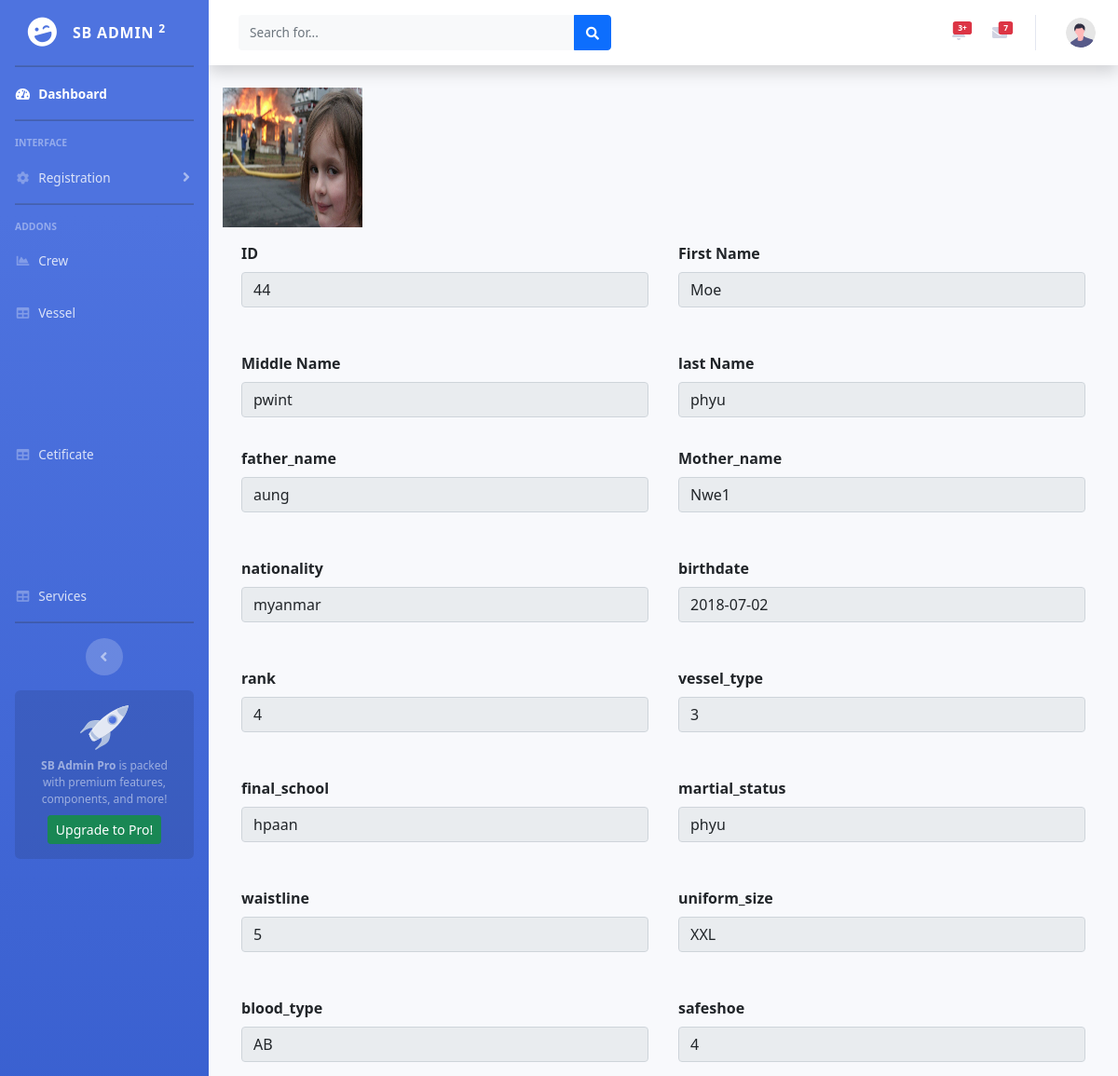
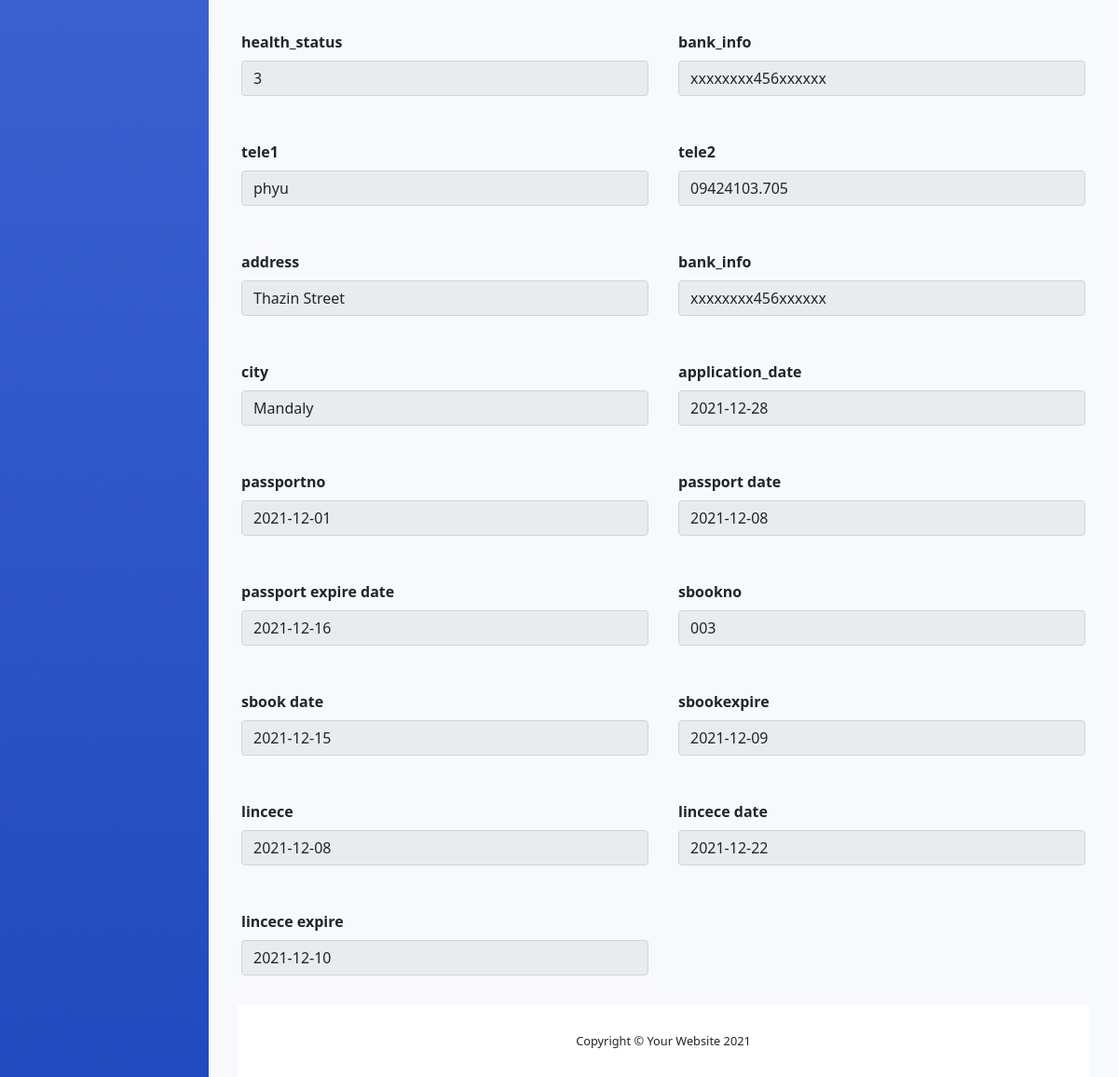
Screenshot of /crew_detail.php?cid=44 with the database file from the repository (2 pictures, top to bottom).
### tables this page shows
CREATE TABLE `crew` (
  `crewid` int(11) NOT NULL,
  `firstname` text NOT NULL,
  `middlename` text NOT NULL,
  `lastname` text NOT NULL,
  `father_name` text NOT NULL,
  `mother_name` text NOT NULL,
  `nationality` text NOT NULL,
  `birthdate` text NOT NULL,
  `rank` text NOT NULL,
  `vessel_type` text NOT NULL,
  `final_school` text NOT NULL,
  `martial_status` text NOT NULL,
  `waistline` text NOT NULL,
  `uniform_size` text NOT NULL,
  `blood_type` text NOT NULL,
  `safeshoe` text NOT NULL,
  `health_status` text NOT NULL,
  `bank_info` text NOT NULL,
  `tele1` text NOT NULL,
  `tele2` text NOT NULL,
  `address` text NOT NULL,
  `city` text NOT NULL,
  `english_level` text NOT NULL,
  `application_date` text NOT NULL,
  `passportno` text NOT NULL,
  `passportdate` text NOT NULL,
  `passportexpiredate` text NOT NULL,
  `sbookno` text NOT NULL,
  `sbookdate` text NOT NULL,
  `sbookexpire` text NOT NULL,
  `lincece` text NOT NULL,
  `lincecedate` text NOT NULL,
  `linceceexpire` text NOT NULL,
  `image` text NOT NULL
);

### model/db.php (called while the page is built, shortened)
<?php
class Database
{
    private static $dbName = 'crewbd';
    private static $dbHost = 'localhost';
    private static $dbUsername = 'root';
    private static $dbUserPassword = '';
    private static $cont  = null;
    public static function connect()
    {
       if ( null == self::$cont )
       {
        try
        {
          self::$cont =  new PDO( "mysql:host=".self::$dbHost.";dbname=".self::$dbName, self::$dbUsername, self::$dbUserPassword);
        }
        catch(PDOException $e)
        {
          die($e->getMessage());
        }
       }
       return self::$cont;
    }
}
?>

### model/crew.php (called while the page is built, shortened)
<?php
include_once "db.php";
class Crew{
public function getCrewInfo($cid){
    $this->pdo=Database::connect();
    $this->pdo->setAttribute(PDO::ATTR_ERRMODE, PDO::ERRMODE_EXCEPTION);
    $sql="select * from crew where crewid=:cid";
    $statement=$this->pdo->prepare($sql);
    $statement->bindParam("cid",$cid);
    $statement->execute();
    $result=$statement->fetch(PDO::FETCH_ASSOC);
    return $result;
}
}
?>

### controller/crewcontroller.php (called while the page is built, shortened)
<?php
include_once "model/crew.php";
class CrewController extends Crew{
    public function showCrewInfo($cid)
    {
        return $this->getCrewInfo($cid);
    }
}
?>

### crew_detail.php (the view, shortened to what this page needs)
<?php
include_once "controller/crewcontroller.php";
$cid=$_GET["cid"];
$crewcontroller=new CrewController();
$result=$crewcontroller->showCrewInfo($cid);
?>
<?php include "master_layouts/header.php" ?>
<body>
<form class="repeater">
    <div class=" col g-3 ">
     <?php echo "<img src='uploads_reg/".$result['image']."'style='width:150px;height:150px;'' >"; ?>
     <div class="container overflow-hidden">
  <div class="row  ">
       <div class="col-md-6 p-3">
                <div class="mb-3">
                    <label class="form-label">ID</label>
                    <input type="text" class="form-control" disabled="" value="<?php echo $result["crewid"];?>">
                </div>
       </div>
      <div class="col-md-6 p-3">
                  <div>
                      <label class="form-label">First Name</label>
                      <input type="text" class="form-control" disabled="" value="<?php echo $result["firstname"];?>">
                  </div>
      </div>
      <div class="col-md-6 p-3">
                <div >
                    <label class="form-label">Middle Name</label>
                    <input type="text" class="form-control" disabled="" value="<?php echo $result["middlename"];?>">
                </div>
       </div>
       <div class="col-md-6 p-3">
                  <div>
                      <label class="form-label">last Name</label>
                      <input type="text" class="form-control" disabled="" value="<?php echo $result["lastname"];?>">
                  </div>
      </div>
      <div class="col-md-6 p-3">
                <div class="mb-3">
                    <label class="form-label">father_name</label>
                    <input type="text" class="form-control" disabled="" value="<?php echo $result["father_name"];?>">
                </div>
       </div>
       <div class="col-md-6 p-3">
                <div class="mb-3">
                    <label class="form-label">Mother_name</label>
                    <input type="text" class="form-control" disabled="" value="<?php echo $result["mother_name"];?>">
                </div>
       </div>
       <div class="col-md-6 p-3">
                <div class="mb-3">
                    <label class="form-label">nationality</label>
                    <input type="text" class="form-control" disabled="" value="<?php echo $result["nationality"];?>">
                </div>
       </div>
       <div class="col-md-6 p-3">
                <div class="mb-3">
                    <label class="form-label">birthdate</label>
                    <input type="text" class="form-control" disabled="" value="<?php echo $result["birthdate"];?>">
                </div>
       </div>
       <div class="col-md-6 p-3">
                <div class="mb-3">
                    <label class="form-label">rank</label>
                    <input type="text" class="form-control" disabled="" value="<?php echo $result["rank"];?>">
                </div>
       </div>
       <div class="col-md-6 p-3">
                <div class="mb-3">
                    <label class="form-label">vessel_type</label>
                    <input type="text" class="form-control" disabled="" value="<?php echo $result["vessel_type"];?>">
                </div>
       </div>
       <div class="col-md-6 p-3">
                <div class="mb-3">
                    <label class="form-label">final_school</label>
                    <input type="text" class="form-control" disabled="" value="<?php echo $result["final_school"];?>">
                </div>
       </div>
       <div class="col-md-6 p-3">
                <div class="mb-3">
                    <label class="form-label">martial_status</label>
                    <input type="text" class="form-control" disabled="" value="<?php echo $result["martial_status"];?>">
                </div>
       </div>
       <div class="col-md-6 p-3">
                <div class="mb-3">
                    <label class="form-label">waistline</label>
                    <input type="text" class="form-control" disabled="" value="<?php echo $result["waistline"];?>">
                </div>
       </div>
       <div class="col-md-6 p-3">
                <div class="mb-3">
                    <label class="form-label">uniform_size</label>
                    <input type="text" class="form-control" disabled="" value="<?php echo $result["uniform_size"];?>">
                </div>
       </div>
       <div class="col-md-6 p-3">
                <div class="mb-3">
                    <label class="form-label">blood_type</label>
                    <input type="text" class="form-control" disabled="" value="<?php echo $result["blood_type"];?>">
                </div>
       </div>
       <div class="col-md-6 p-3">
                <div class="mb-3">
                    <label class="form-label">safeshoe</label>
                    <input type="text" class="form-control" disabled="" value="<?php echo $result["safeshoe"];?>">
                </div>
       </div>
       <div class="col-md-6 p-3">
                <div class="mb-3">
                    <label class="form-label">health_status</label>
                    <input type="text" class="form-control" disabled="" value="<?php echo $result["health_status"];?>">
                </div>
       </div>
       <div class="col-md-6 p-3">
                <div class="mb-3">
                    <label class="form-label">bank_info</label>
                    <input type="text" class="form-control" disabled="" value="<?php echo $result["bank_info"];?>">
                </div>
       </div>
       <div class="col-md-6 p-3">
                <div class="mb-3">
                    <label class="form-label">tele1</label>
                    <input type="text" class="form-control" disabled="" value="<?php echo $result["tele1"];?>">
                </div>
       </div>
       <div class="col-md-6 p-3">
                <div class="mb-3">
                    <label class="form-label">tele2</label>
                    <input type="text" class="form-control" disabled="" value="<?php echo $result["tele2"];?>">
                </div>
       </div>
       <div class="col-md-6 p-3">
                <div class="mb-3">
                    <label class="form-label">address</label>
                    <input type="text" class="form-control" disabled="" value="<?php echo $result["address"];?>">
                </div>
       </div>
       <div class="col-md-6 p-3">
                <div class="mb-3">
                    <label class="form-label">bank_info</label>
                    <input type="text" class="form-control" disabled="" value="<?php echo $result["bank_info"];?>">
                </div>
       </div>
       <div class="col-md-6 p-3">
                <div class="mb-3">
                    <label class="form-label">city</label>
                    <input type="text" class="form-control" disabled="" value="<?php echo $result["city"];?>">
                </div>
       </div>
       <div class="col-md-6 p-3">
                <div class="mb-3">
                    <label class="form-label">application_date</label>
                    <input type="text" class="form-control" disabled="" value="<?php echo $result["application_date"];?>">
                </div>
       </div>
       <div class="col-md-6 p-3">
                <div class="mb-3">
                    <label class="form-label">passportno</label>
                    <input type="text" class="form-control" disabled="" value="<?php echo $result["passportno"];?>">
                </div>
       </div>
       <div class="col-md-6 p-3">
                <div class="mb-3">
                    <label class="form-label">passport date</label>
                    <input type="text" class="form-control" disabled="" value="<?php echo $result["passportdate"];?>">
                </div>
       </div>
       <div class="col-md-6 p-3">
                <div class="mb-3">
                    <label class="form-label">passport expire date</label>
                    <input type="text" class="form-control" disabled="" value="<?php echo $result["passportexpiredate"];?>">
                </div>
       </div>
       <div class="col-md-6 p-3">
                <div class="mb-3">
                    <label class="form-label">sbookno</label>
                    <input type="text" class="form-control" disabled="" value="<?php echo $result["sbookno"];?>">
                </div>
       </div>
       <div class="col-md-6 p-3">
                <div class="mb-3">
                    <label class="form-label">sbook date</label>
                    <input type="text" class="form-control" disabled="" value="<?php echo $result["sbookdate"];?>">
                </div>
       </div>
       <div class="col-md-6 p-3">
                <div class="mb-3">
                    <label class="form-label">sbookexpire</label>
                    <input type="text" class="form-control" disabled="" value="<?php echo $result["sbookexpire"];?>">
                </div>
       </div>
       <div class="col-md-6 p-3">
                <div class="mb-3">
                    <label class="form-label">lincece</label>
                    <input type="text" class="form-control" disabled="" value="<?php echo $result["lincece"];?>">
                </div>
       </div>
       <div class="col-md-6 p-3">
                <div class="mb-3">
                    <label class="form-label">lincece date</label>
                    <input type="text" class="form-control" disabled="" value="<?php echo $result["lincecedate"];?>">
                </div>
       </div>
       <div class="col-md-6 p-3">
                <div class="mb-3">
                    <label class="form-label">lincece expire</label>
                    <input type="text" class="form-control" disabled="" value="<?php echo $result["linceceexpire"];?>">
                </div>
       </div>
</div>
</form>
</body>
<?php include "master_layouts/footer.php" ?>

### stylesheet/personal_detail.css (style rules this page uses)
label { font-weight: bold; }

### rows the page displays
crew: image (picture), crewid "44", firstname "Moe", middlename "pwint", lastname "phyu", father_name "aung", mother_name "Nwe1", nationality "myanmar", birthdate "2018-07-02", rank "4", vessel_type "3", final_school "hpaan", martial_status "phyu", waistline "5", uniform_size "XXL", blood_type "AB", safeshoe "4", health_status "3", bank_info "xxxxxxxx456xxxxxx", tele1 "phyu", tele2 "09424103.705", address "Thazin Street", city "Mandaly", application_date "2021-12-28", passportno "2021-12-01", passportdate "2021-12-08", passportexpiredate "2021-12-16", sbookno "003", sbookdate "2021-12-15", sbookexpire "2021-12-09", lincece "2021-12-08", lincecedate "2021-12-22", linceceexpire "2021-12-10"
